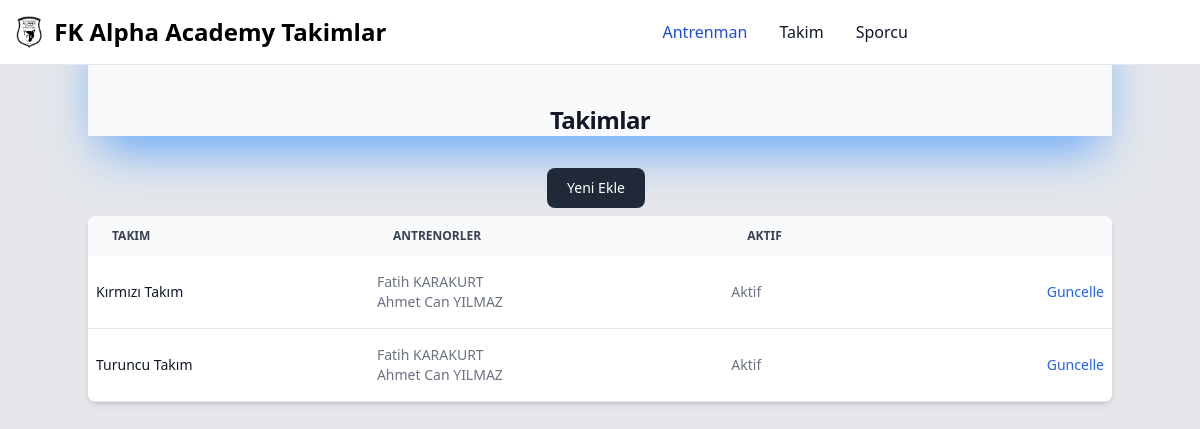
Page /takim/takimlar/ on the committed database.
### takim/models.py (models this page shows, shortened)
class Takim (models.Model):
    adi=models.CharField(max_length=30)
    antrenor=models.ManyToManyField(Antrenor)
    resim=models.ImageField(null=True,blank=True)
    aktif=models.BooleanField(default=True)

### main/models.py (models this page shows, shortened)
class Antrenor (models.Model):
    adi=models.CharField(max_length=30)
    soyadi=models.CharField(max_length=30)
    unvan=models.TextField(choices=ANTRONER_CHOICES,default='ANT')
    resim=models.ImageField(upload_to='media/')
    ozet=models.TextField()
    ozgecmis=models.TextField()
    telefon=models.CharField(max_length=10)
    instagram=models.CharField(max_length=50)
    aktif=models.BooleanField(default=True)

### takim/views.py (the view)
# urls.py: path('takimlar/',takim_list,name='takim_list'),
def takim_list(request):
    takim_list=Takim.objects.all()
    return render(request,'takim_list.html',{'takim_list':takim_list})

### takim/templates/takim_list.html (shortened to what this page needs)
{% extends "_base_takim.html" %}
{% load account_tags %}
{% block content %}
<div class=" mb-2 bg-gray-50 justify-center text-center pt-20 shadow-2xl shadow-blue-400">
    <h2 class="pt-6 text-center  text-2xl tracking-tight font-bold text-gray-900 dark:text-white">Takimlar</h2>
</div>
<div class="flex justify-center pt-6 ">
    <a href="/takim/takim_ekle">
        <button type="submit"
            class="text-white bg-gray-800 hover:bg-gray-900 focus:outline-none focus:ring-4 focus:ring-gray-300 font-medium rounded-lg text-sm px-5 py-2.5 me-2 mb-2 dark:bg-gray-800 dark:hover:bg-gray-700 dark:focus:ring-gray-700 dark:border-gray-700">Yeni
            Ekle</button>
    </a>
</div>
<div class="flex overflow-x-auto shadow-md sm:rounded-lg">
    <table class="w-full text-sm text-left rtl:text-right text-gray-500 dark:text-gray-400">
        <thead class="text-xs text-gray-700 uppercase bg-gray-50 dark:bg-gray-700 dark:text-gray-400">
            <tr>
                <th scope="col" class="px-6 py-3">
                    Takim
                </th>
                <th scope="col" class="px-6 py-3">
                    Antrenorler
                </th>
                <th scope="col" class="px-6 py-3">
                    Aktif
                </th>
                <th scope="col" class="px-6 py-3">
                </th>
            </tr>
        </thead>
        <tbody>
            {% for item in takim_list %}
            <tr
                class="relative max-h-20 bg-white border-b dark:bg-gray-800 dark:border-gray-700 hover:bg-gray-50 dark:hover:bg-gray-600">
                <th scope="row" class="px-2 py-4 font-medium text-gray-900  dark:text-white">
                    {{item.adi}}
                </th>
                <td class="px-2 py-4">
                    {% for antrenor in item.antrenor.all  %}
                    {{antrenor.adi}} {{antrenor.soyadi}}<br>
                    {% endfor %}
                </td>
                <td class="px-2 py-4 max-w-20 flex-wrap">
                    {% if item.aktif %}Aktif {% else %}Pasif{% endif %}
                </td>
                <td class="px-2 py-4 text-right">
                    <a href="/takim/takim_guncelle/{{item.id}}"
                        class="font-medium text-blue-600 dark:text-blue-500 hover:underline">Guncelle</a>
                </td>
            </tr>
            {% endfor %}
        </tbody>
    </table>
</div>
{% endblock content %}

### rows in the picture
Takim: adi "Kırmızı Takım", aktif "Aktif"
Antrenor: adi "Fatih", soyadi "KARAKURT"
Antrenor: adi "Ahmet Can", soyadi "YILMAZ"
Takim: adi "Turuncu Takım", aktif "Aktif"
